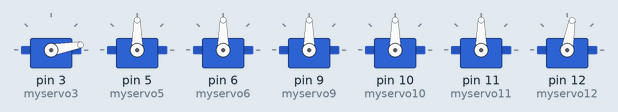
Recording of a sketch running on a simulated Arduino Uno, built with avr-gcc and run on an emulated ATmega328P. Shown: 7 × servo.

Above: at 0.05 s.
At 1.0 s:
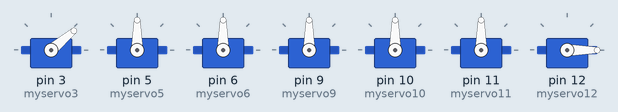
At 2.0 s:
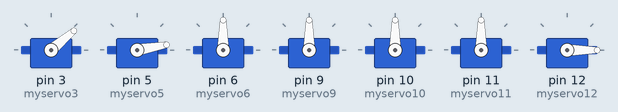
At 4.0 s:
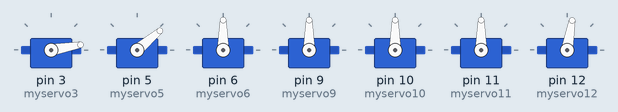
At 6.0 s:
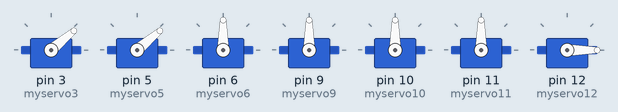
At 8.0 s:
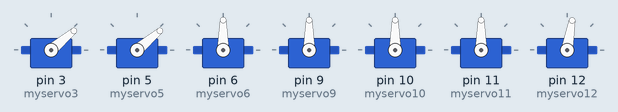
Timing chart, 0 to 10.4 s (numbered marks = the images above):
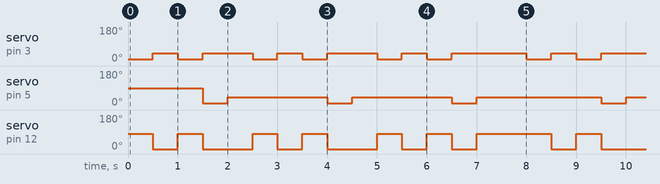

The sketch:

4.guitar.ino
```cpp
#include <Servo.h>

Servo myservo3;
Servo myservo5;
Servo myservo6;
Servo myservo9;
Servo myservo10;
Servo myservo11;
Servo myservo12;


int pos = 0;
void setup() {
  myservo3.attach(3);
  myservo5.attach(5);
  myservo6.attach(6);
  myservo9.attach(9);
  myservo10.attach(10);
  myservo11.attach(11);
  myservo12.attach(12);
}

void pluck1(){
  myservo12.write(80);
  //if(myservo12.read()==80)myservo12.write(0);
  }

void pluck2(){
  myservo12.write(0);
  //if(myservo12.read()==80)myservo12.write(0);
  }

void press2(){
  myservo3.write(10);
  }

void release2(){
  myservo3.write(40);
}

void press3(){
  myservo5.write(10);
  }

void release3(){
  myservo5.write(40);
}

void press4(){
  myservo6.write(10);
  }

void release4(){
  myservo6.write(40);
}

void press5(){
  myservo9.write(10);
  }

void release5(){
  myservo9.write(40);
}

void press7(){
  myservo10.write(10);
  }

void release7(){
  myservo10.write(40);
}

void press9(){
  myservo11.write(20);
  }

void release9(){
  myservo11.write(40);
}


void loop() {

  myservo12.write(0);

  press2();
  pluck1();
  delay(500);
  release2();

  pluck2();
  delay(500);

  press2();
  pluck1();
  delay(500);
  release2();

  press3();
  pluck2();
  delay(500);
  release3();

  delay(500);

  press2();
  pluck1();
  delay(500);
  release2();

  pluck2();
  delay(500);

  press2();
  pluck1();
  delay(500);
  release2();

  press3();
  pluck2();
  delay(500);
  release3();

  delay(500);

  press2();
  pluck1();
  delay(500);
  release2();

  pluck2();
  delay(500);

  press2();
  pluck1();
  delay(500);
  release2();

  press3();
  pluck2();
  delay(500);
  release3();

  pluck1();
  delay(500);

  delay(500);
}
```

Measured:
- by itself, servo on pin 5 (myservo5): repeats every 8.0 s: 2 × (40° 2.0 s, 10° 0.50 s), 40° 2.5 s, 10° 0.50 s
- by itself, servo on pin 12 (myservo12): repeats every 8.0 s: 80° 0.50 s, 0° 1.0 s, 80° 0.50 s, 0° 0.50 s, 80° 0.50 s, 0° 1.0 s, 2 × (80° 0.50 s, 0° 0.50 s), 80° 1.5 s, 0° 0.50 s
- by itself, servo on pin 3 (myservo3): repeats every 8.0 s: 10° 0.50 s, 40° 1.0 s, 10° 0.50 s, 40° 0.50 s, 10° 0.50 s, 40° 1.0 s, 10° 0.50 s, 40° 0.50 s, 10° 0.50 s, 40° 1.5 s, 10° 0.50 s, 40° 0.50 s
